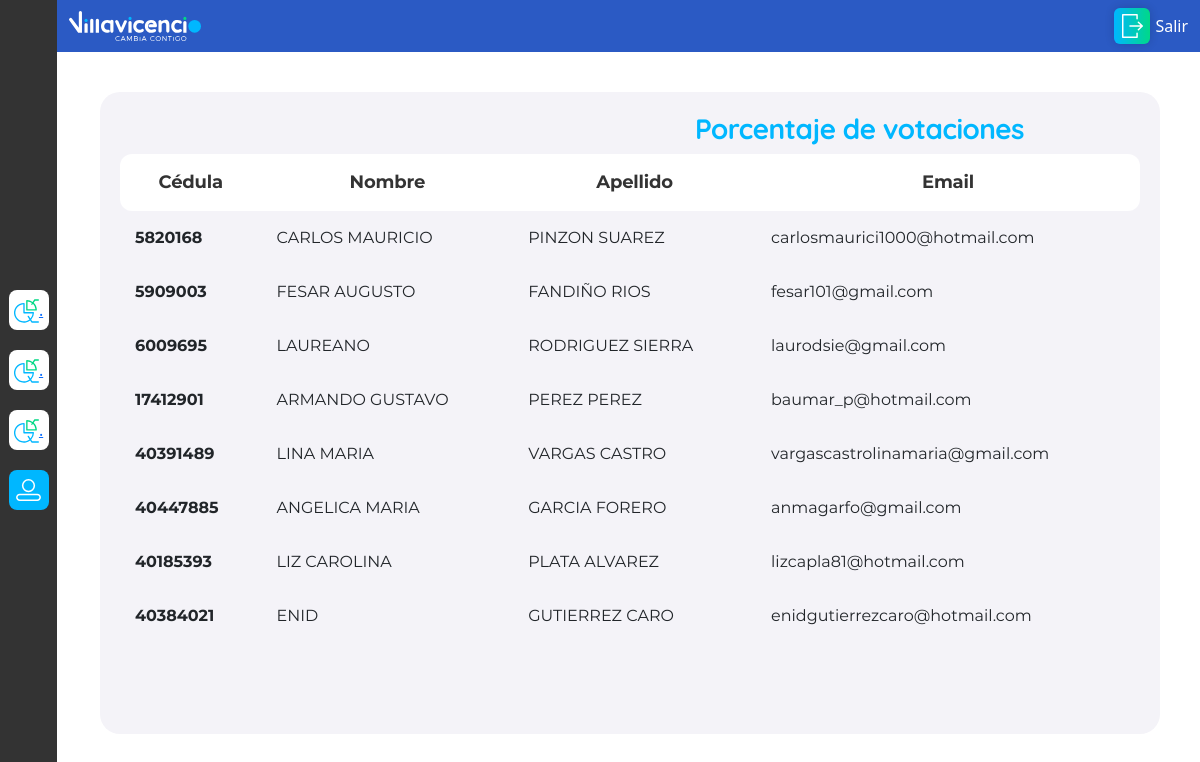
The page /tabla/ (signed in) on the database as committed earlier.
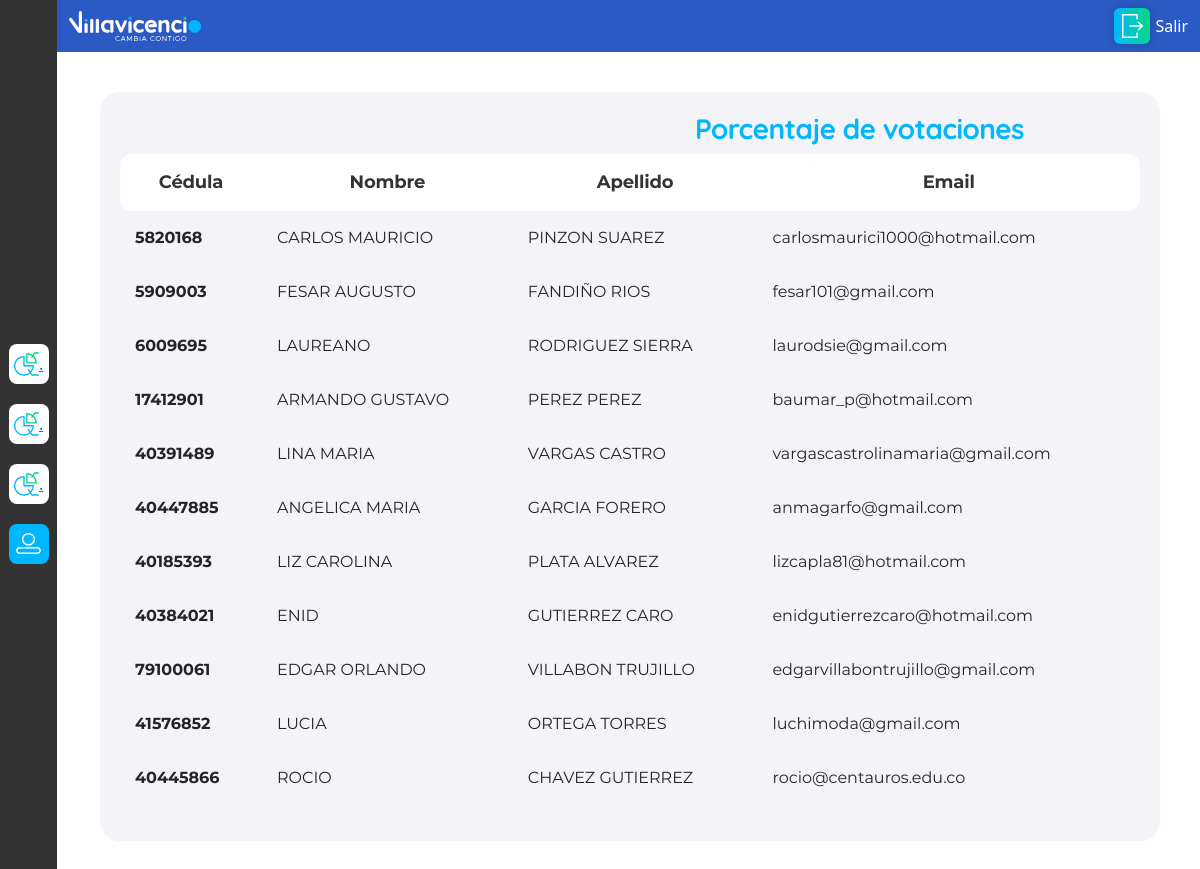
The same page on the database as committed later.
### applications/candidatos/models.py (models this page shows)
class eleccion(TimeStampedModel):
    candidato = models.ForeignKey(Candidato, on_delete=models.CASCADE,related_name='eleccion_to_candidate')
    votante = models.ForeignKey(Votantes,on_delete=models.CASCADE,unique=True)
    class Meta:
        verbose_name = "eleccion"
        verbose_name_plural = "elecciones"
        unique_together = ['candidato','votante']
    def __str__(self):
        return self.votante.nombre + ' - ' + str(self.votante.email) + ' - ' + str(self.votante.estado_voto)

### applications/votantes/models.py (models this page shows, shortened)
class Votantes(models.Model):
    cedula = models.CharField("Numero de identificación", validators=[phone_regex], max_length=15, primary_key=True)
    nombre = models.CharField(max_length=50)
    apellido  = models.CharField(max_length=50)
    email = models.EmailField(blank=True,null=True)
    estado_voto = models.BooleanField(default=False)
    tipo_candidato = models.ForeignKey(tipo_candidato, on_delete=models.CASCADE, related_name = 'votante_tipo_candidato')
    class Meta:
        verbose_name = "Votante"
        verbose_name_plural = "Votantes"

### applications/votantes/views.py (the view)
# urls.py: path('tabla/', views.TablaVotantesView.as_view(), name='tabla-votos'),
class TablaVotantesView(LoginRequiredMixin,TemplateView):
    template_name = "jurados/votantes.html"
    login_url = reverse_lazy('users_app:login-user')
    queryset = eleccion.objects.all().filter(votante__estado_voto=True)
    def get_context_data(self, **kwargs):
        context = super().get_context_data(**kwargs)
        print(' query..',self.queryset)
        context["datos"] = eleccion.objects.all().filter(votante__estado_voto=True)
        total_votos_momento =eleccion.objects.count()
        porcentualMomento = "{0:.2f}".format(((total_votos_momento *100)/Votantes.objects.count()))
        context["data"] = [float(porcentualMomento)]
        return context

### templates/jurados/votantes.html (shortened to what this page needs)
{% extends "base.html" %}{% block head %} {% load static %}
<link
  href="https://cdn.jsdelivr.net/npm/bootstrap@5.0.2/dist/css/bootstrap.min.css"
  rel="stylesheet"
/>
{% endblock head %} {% block title %} {% endblock title %} {% block content %}
<div id="a-voters-container">
  <div class="a-sidebar-container">
    {% load static %}
    <a class="a-sidebar-icon" href="{% url 'votante_app:reporte-votos' %} " id='a-report-btn'>
      <abbr title="Reporte Docente"> <img src="{% static 'images/report-icon.svg' %}" /></abbr>.
    </a>
    <a class="a-sidebar-icon" href="{% url 'votante_app:reporte-directivo' %} " id='a-report-btn2'>
      <abbr title="Reporte Directivo Docente"> <img src="{% static 'images/report-icon.svg' %}" /></abbr>.
    </a>
    <a class="a-sidebar-icon" href="{% url 'votante_app:reporte-administrativo' %} " id='a-report-btn3'>
      <abbr title="Reporte Administrativo"> <img src="{% static 'images/report-icon.svg' %}" /></abbr>.
    </a>
    <a class="a-sidebar-icon active" href="{% url 'votante_app:tabla-votos' %}">
      <img src="{% static 'images/users-icon.svg' %}" />
    </a>
  </div>
  <div class="a-main-container">
    <nav class="navbar navbar-dark">
      <div class="container-fluid">
        {% load static %}
        <img
          src="{% static 'images/logo/villavo-white.svg' %}"
          alt=""
          height="30"
        />
                <form class="d-flex">
          <a
            href="{% url 'users_app:logout-user' %}"
            class="a-icon-text-btn"
            type="button"
          >
            <div class="a-icon-btn">
              <img src="{% static 'images/logout.svg' %}" alt="" />
            </div>
            Salir
          </a>
        </form>
      </div>
    </nav>
    <div id="a-tab-decoration-container">
      <div id="a-tab-container">
        <div id="a-charts">
          <div id="a-chart-voters">
          </div>
          <h3>Porcentaje de votaciones</h3>
        </div>
        <table class="table">
          <thead class="thead-dark">
            <tr>
              <th scope="col">Cédula</th>
              <th scope="col">Nombre</th>
              <th scope="col">Apellido</th>
              <th scope="col">Email</th>
            </tr>
          </thead>
          <tbody>
            {% for data in datos %}
            <tr>
              <th scope="row">{{data.votante.cedula}}</th>
              <td>{{data.votante.nombre}}</td>
              <td>{{data.votante.apellido}}</td>
              <td>{{data.votante.email}}</td>
            </tr>
            {% endfor %}
          </tbody>
        </table>
      </div>
    </div>
    <link
      rel="stylesheet"
      href="https://use.fontawesome.com/releases/v5.1.1/css/all.css"
    />
  </div>
</div>
{% endblock content %}

### templates/base.html (shortened to what this page needs)
<!DOCTYPE html>
<html lang="es">
<head>
    <meta name="viewport" content="width=device-width, initial-scale=1.0" /> {% load static %}
    <link rel="stylesheet" href="{% static 'css/buttons.css' %}" />
    <link rel="stylesheet" href="{% static 'css/login.css' %}" />
    <link rel="stylesheet" href="{% static 'css/inputs.css' %}" />
    <link rel="stylesheet" href="{% static 'css/colors.css' %}" />
    <link rel="stylesheet" href="{% static 'css/eleccion.css' %}" />
    <link rel="stylesheet" href="{% static 'css/candidatos.css' %}" />
    <link rel="stylesheet" href="{% static 'css/report.css' %}" />
    <link rel="stylesheet" href="{% static 'css/sidebar.css' %}" />
    <link rel="stylesheet" href="{% static 'css/voters.css' %}" />
    <link rel="stylesheet" href="{% static 'css/scrollbar.css' %}" />
    <link href="https://cdn.jsdelivr.net/npm/bootstrap@5.0.2/dist/css/bootstrap.min.css" rel="stylesheet" /> {% block head %} {% endblock head %}
</head>
<body>
    {% block content %} {% endblock content %}
</body>
</html>

### static/css/buttons.css (style rules this page uses)
.a-icon-text-btn { color: white !important; display: flex; justify-content: center; align-items: center; text-decoration: none; }
.a-icon-btn { width: 36px; height: 36px; margin-right: 5px; display: flex; justify-content: center; align-items: center; background-image: linear-gradient(to left, #00d78c 100%, #00bced 0%); background-image: linear-gradient( to right, var(--color-2) 0%, var(--color-3) 51%, var(--color-2) 100% ); transition: 0.5s; background-size: 200% auto; color: white; box-shadow: 0 0 10px rgba(0, 0, 0, 0.16); border-radius: 6px; border: none; }

### static/css/colors.css (style rules this page uses)
:root { --color-1: #2b5ac4; --color-2: #00b7ff; --color-3: #00d986; --color-4: #f4f3f8; --color-5: #f7f8fa; --text-color: #333333; }
html, body, #app { height: 100%; width: 100%; margin: 0; min-height: 100%; min-width: 320px; overflow-x: hidden; position: relative; }
.navbar { background-color: var(--color-1); width: 100%; }

### static/css/report.css (style rules this page uses)
.a-main-container { height: 100%; width: 100%; }

### static/css/sidebar.css (style rules this page uses)
.a-sidebar-container { width: 60px; height: 100%; min-height: 100%; background-color: var(--text-color); display: flex; flex-flow: column nowrap; justify-content: center; align-items: center; }
.a-sidebar-icon { width: 40px; height: 40px; background-color: white; border-radius: 8px; margin: 10px 0; display: flex; justify-content: center; align-items: center; }
.a-sidebar-icon img { width: 25px; height: 25px; object-fit: contain; }
.active { background: var(--color-2); }
.active img { filter: brightness(0) invert(1); }
.navbar { z-index: 100; }

### static/css/voters.css (style rules this page uses)
#a-voters-container { width: 100%; height: 100%; display: flex; flex-flow: row nowrap; }
#a-voters-container { -ms-overflow-style: none; scrollbar-width: none; }
#a-tab-decoration-container { position: fixed; overflow-y: scroll; height: calc(100% - 78px); width: calc(100% - 60px); padding: 40px; right: 0; }
#a-tab-container { background-color: var(--color-4); height: 100%; border-radius: 20px; padding: 20px; overflow: scroll; }
#a-charts { display: flex; width: 100%; justify-content: center; align-items: center; }
#a-charts h3 { font-family: Quicksand; font-weight: bold; letter-spacing: -0.5px; color: #00b7ff; }
#a-chart-voters { width: 45%; }
table { font-family: Montserrat !important; }
.table>thead { background-color: white; font-size: 18px; letter-spacing: -0.18px; text-align: center; color: #333333; border-radius: 30px; }
th, td { padding: 15px !important; text-align: left; border: 0 !important; }
table tr:first-child th:first-child, table.Info tr:first-child td:first-child { border-top-left-radius: 12px; border-bottom-left-radius: 12px; }
table tr:first-child th:last-child, table.Info tr:first-child td:last-child { border-top-right-radius: 12px; border-bottom-right-radius: 12px; }

Rows that differ between the two databases and show on the page:
added eleccion: votante.cedula "79100061", votante.nombre "EDGAR ORLANDO", votante.apellido "VILLABON TRUJILLO", votante.email "edgarvillabontrujillo@gmail.com"
added eleccion: votante.cedula "41576852", votante.nombre "LUCIA", votante.apellido "ORTEGA TORRES", votante.email "luchimoda@gmail.com"
added eleccion: votante.cedula "40445866", votante.nombre "ROCIO", votante.apellido "CHAVEZ GUTIERREZ", votante.email "rocio@centauros.edu.co"
